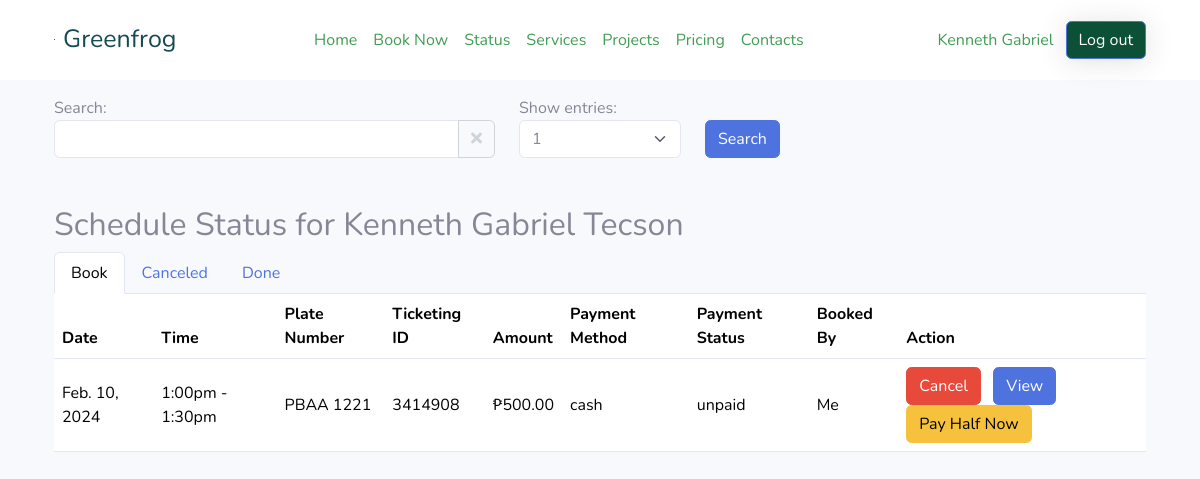
Page /schedule-status.php (signed in) on the earlier database version.
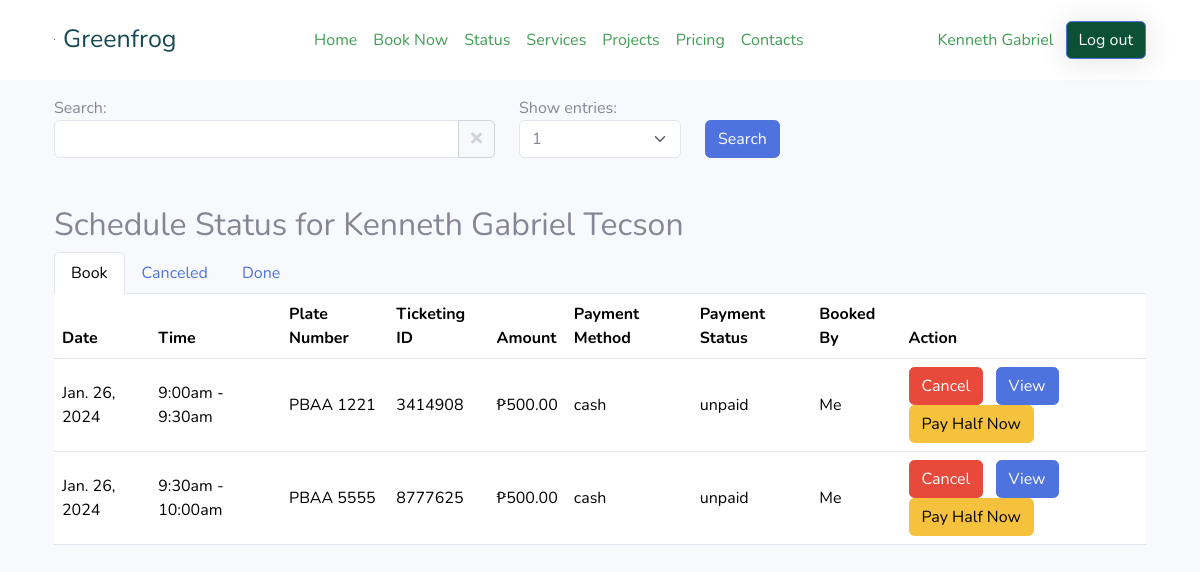
Same page on the later database version.
### tables this page shows
CREATE TABLE `car_emission` (
  `id` int(11) NOT NULL,
  `event_id` int(11) NOT NULL,
  `user_id` int(11) NOT NULL,
  `plate_number` varchar(20) NOT NULL,
  `customer_email` varchar(255) NOT NULL,
  `customer_first_name` varchar(255) NOT NULL,
  `customer_middle_name` varchar(255) DEFAULT NULL,
  `customer_last_name` varchar(255) NOT NULL,
  `address` varchar(255) DEFAULT NULL,
  `status` varchar(20) NOT NULL,
  `app_date` datetime DEFAULT NULL,
  `vehicle_cr_no` varchar(50) DEFAULT NULL,
  `vehicle_or_no` varchar(50) DEFAULT NULL,
  `first_reg_date` date DEFAULT NULL,
  `year_model` varchar(10) DEFAULT NULL,
  `fuel_type` varchar(50) DEFAULT NULL,
  `purpose` varchar(50) DEFAULT NULL,
  `mv_type` varchar(50) DEFAULT NULL,
  `region` varchar(50) DEFAULT NULL,
  `mv_file_no` varchar(50) DEFAULT NULL,
  `classification` varchar(50) DEFAULT NULL,
  `payment_date` datetime DEFAULT NULL,
  `petc_or` varchar(50) DEFAULT NULL,
  `amount` decimal(10,2) DEFAULT NULL,
  `organization` varchar(100) DEFAULT NULL,
  `engine` varchar(50) DEFAULT NULL,
  `chassis` varchar(50) DEFAULT NULL,
  `make` varchar(50) DEFAULT NULL,
  `series` varchar(50) DEFAULT NULL,
  `color` varchar(50) DEFAULT NULL,
  `gross_weight` decimal(10,2) DEFAULT NULL,
  `net_capacity` decimal(10,2) DEFAULT NULL,
  `cec_number` varchar(50) DEFAULT NULL,
  `mvect_operator` varchar(50) DEFAULT NULL,
  `car_picture` varchar(255) NOT NULL,
  `paymentMethod` varchar(50) NOT NULL,
  `paymentStatus` varchar(50) NOT NULL,
  `ticketing_id` varchar(20) NOT NULL,
  `reference_number` varchar(50) DEFAULT NULL,
  `date_tested` datetime DEFAULT NULL,
  `smurf_admin_id` int(11) DEFAULT NULL
);

CREATE TABLE `schedule_list` (
  `id` int(30) NOT NULL,
  `title` text NOT NULL,
  `description` text NOT NULL,
  `qty_of_person` int(23) NOT NULL,
  `reserve_count` int(23) NOT NULL DEFAULT 0,
  `price_3` decimal(10,2) NOT NULL DEFAULT 0.00,
  `price_2` decimal(10,2) NOT NULL,
  `price_1` decimal(10,2) NOT NULL DEFAULT 0.00,
  `start_datetime` datetime NOT NULL,
  `end_datetime` datetime DEFAULT NULL,
  `availability` varchar(10) NOT NULL DEFAULT 'available'
);

### schedule-status.php (the view, shortened to what the changed rows need)
<?php
include("connect/connection.php");
$customerEmail = $_SESSION['email'];
$customerQuery = $connect->prepare("SELECT user_id, first_name, middle_name, last_name FROM login WHERE email = ?");
$customerQuery->bind_param("s", $customerEmail);
$customerQuery->execute();
$customerResult = $customerQuery->get_result();
$customerDetails = $customerResult->fetch_assoc();
$bookingQuery = $connect->prepare("SELECT ce.*, sl.start_datetime, sl.end_datetime FROM car_emission ce
    JOIN schedule_list sl ON ce.event_id = sl.id
    WHERE ce.user_id = ?");
$bookingQuery->bind_param("i", $customerDetails['user_id']);
$bookingQuery->execute();
$bookingResult = $bookingQuery->get_result();
?>
<!DOCTYPE html>
<html lang="en">
<head>
    <link rel="stylesheet" href="admin/assets/bootstrap/css/bootstrap.min.css">
    <link rel="stylesheet" href="admin/assets/css/aos.min.css">
    <link rel="stylesheet" href="admin/assets/css/animate.min.css">
    <link rel="stylesheet" href="admin/assets/css/NavBar-with-pictures.css">
    <link rel="stylesheet" href="admin/assets/bootstrap/css/bootstrap.min.css">
    <link rel="stylesheet" href="admin/assets/fonts/fontawesome-all.min.css">
    <link rel="stylesheet" href="admin/assets/css/animate.min.css">
    <link rel="stylesheet" href="admin/assets/css/Bootstrap-4-Calendar-No-Custom-Code.css">
    <link rel="stylesheet" href="admin/assets/css/Bootstrap-Calendar.css">
    <link rel="stylesheet" href="admin/assets/css/Continue-Button.css">
    <link rel="stylesheet" type="text/css" href="https://cdn.datatables.net/1.13.7/css/jquery.dataTables.min.css">
    <link rel="stylesheet" type="text/css" href="https://cdn.datatables.net/1.13.7/css/jquery.dataTables.min.css">
    <link rel="stylesheet" href="admin/assets/design/reservation.css">
</head>
<body class="bg-light">
<div class="container py-5">
        <h2>Schedule Status for <?php echo $customerDetails['first_name'] . ' ' . $customerDetails['last_name']; ?></h2>
        <div class="tab-content">
            <div class="tab-pane fade show active" id="booked">
                <?php displayBookings('Booked'); ?>
            </div>
        </div>
    </div>
</body>
</html>
<?php
function displayBookings($status)
{
    global $bookingResult;
    $bookingResult->data_seek(0);
    $filteredBookings = [];
    while ($booking = $bookingResult->fetch_assoc()) {
        if (strtolower($booking['status']) === strtolower($status)) {
            $filteredBookings[] = $booking;
        }
    }
    if (count($filteredBookings) > 0) {
        echo '<table class="table">';
        echo '<thead><tr><th>Date</th><th>Time</th><th>Plate Number</th><th>Ticketing ID</th><th>Amount</th><th>Payment Method</th><th>Payment Status</th><th>Booked By</th><th>Action</th></tr></thead>';
        echo '<tbody>';
        foreach ($filteredBookings as $booking) {
            echo '<tr>';
            echo '<td  class="align-middle">' . date('M. j, Y', strtotime($booking['start_datetime'])) . '</td>';
            echo '<td  class="align-middle">' . date('g:ia', strtotime($booking['start_datetime'])) . ' - ' . date('g:ia', strtotime($booking['end_datetime'])) . '</td>';
            echo '<td  class="align-middle">' . $booking['plate_number'] . '</td>';
            echo '<td  class="align-middle">' . $booking['ticketing_id'] . '</td>';
            echo '<td  class="align-middle">' . '₱' . $booking['amount'] . '</td>';
            echo '<td  class="align-middle">' . $booking['paymentMethod'] . '</td>';
            echo '<td  class="align-middle">' . $booking['paymentStatus'] . '</td>';
            echo '<td  class="align-middle">';
            if ($booking['smurf_admin_id'] !== null) {
                echo 'Admin';
            } else {
                echo 'Me';
            }
            echo '</td>';
            echo '<td class="align-middle">';
            if (strtolower($status) === 'booked') {
                if ($booking['paymentStatus'] === 'unpaid') {
                    echo '<button type="button" class="btn btn-danger cancel-booking-btn" data-toggle="modal" data-target="#cancelBookingModal" data-booking-id="' . $booking['id'] . '" data-plate-number="' . $booking['plate_number'] . '" data-start-datetime="' . $booking['start_datetime'] . '" data-end-datetime="' . $booking['end_datetime'] . '">Cancel</button> &nbsp; <a href="view-booking.php?id=' . $booking['id'] . '" class="btn btn-primary">View</a> &nbsp; <button type="button" class="btn btn-warning pay-half-btn" data-booking-id="' . $booking['id'] . '">Pay Half Now</button>';
                }
            } elseif (strtolower($status) === 'canceled') {
                echo '<a href="view-booking.php?id=' . $booking['id'] . '">View</a>';
            } elseif (strtolower($status) === 'doned') {
                echo '<a href="view-booking-doned.php?id=' . $booking['id'] . '">View</a> &nbsp; <a href="test-link.php">Test</a>';
            }
            echo '</td>';
            echo '</tr>';
        }
        echo '</tbody></table>';
    } else {
        echo '<p>No ' . strtolower($status) . ' bookings found.</p>';
    }
}
?>

Differences in the rows shown:
changed car_emission "PBAA 1221": schedule_list.start_datetime "Feb. 10, 2024" → "Jan. 26, 2024"; schedule_list.start_datetime "1:00pm" → "9:00am"; schedule_list.end_datetime "1:30pm" → "9:30am"
added car_emission: schedule_list.start_datetime "Jan. 26, 2024", schedule_list.start_datetime "9:30am", schedule_list.end_datetime "10:00am", plate_number "PBAA 5555", ticketing "8777625", amount "500.00", paymentMethod "cash", paymentStatus "unpaid"
